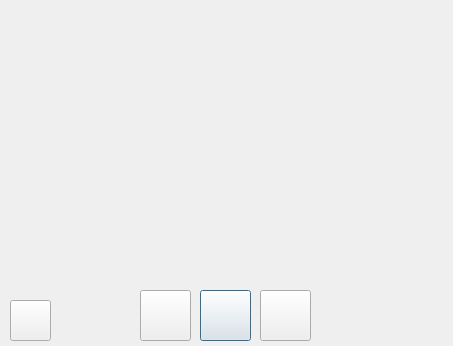
<?xml version="1.0" encoding="UTF-8"?>
<ui version="4.0">
 <class>Play</class>
 <widget class="QDialog" name="Play">
  <property name="geometry">
   <rect>
    <x>0</x>
    <y>0</y>
    <width>453</width>
    <height>346</height>
   </rect>
  </property>
  <property name="windowTitle">
   <string>Dialog</string>
  </property>
  <widget class="QPushButton" name="pushButton_pause">
   <property name="geometry">
    <rect>
     <x>200</x>
     <y>290</y>
     <width>51</width>
     <height>51</height>
    </rect>
   </property>
   <property name="styleSheet">
    <string notr="true">border-image: url(:/res/pause_unsel.png);</string>
   </property>
   <property name="text">
    <string/>
   </property>
  </widget>
  <widget class="QPushButton" name="pushButton_play">
   <property name="geometry">
    <rect>
     <x>140</x>
     <y>290</y>
     <width>51</width>
     <height>51</height>
    </rect>
   </property>
   <property name="styleSheet">
    <string notr="true">border-image: url(:/res/play_unsel.png);</string>
   </property>
   <property name="text">
    <string/>
   </property>
  </widget>
  <widget class="QPushButton" name="pushButton_stop">
   <property name="geometry">
    <rect>
     <x>260</x>
     <y>290</y>
     <width>51</width>
     <height>51</height>
    </rect>
   </property>
   <property name="styleSheet">
    <string notr="true">border-image: url(:/res/stop_unsel.png);</string>
   </property>
   <property name="text">
    <string/>
   </property>
  </widget>
  <widget class="QPushButton" name="pushButton_openfile">
   <property name="geometry">
    <rect>
     <x>10</x>
     <y>300</y>
     <width>41</width>
     <height>41</height>
    </rect>
   </property>
   <property name="styleSheet">
    <string notr="true">border-image: url(:/res/openfile_unsel.png);</string>
   </property>
   <property name="text">
    <string/>
   </property>
  </widget>
  <widget class="Phonon::VideoWidget" name="VideoWidget">
   <property name="geometry">
    <rect>
     <x>10</x>
     <y>10</y>
     <width>431</width>
     <height>261</height>
    </rect>
   </property>
  </widget>
 </widget>
 <customwidgets>
  <customwidget>
   <class>Phonon::VideoWidget</class>
   <extends>QWidget</extends>
   <header location="global">phonon/videowidget.h</header>
  </customwidget>
 </customwidgets>
 <resources/>
 <connections/>
</ui>
